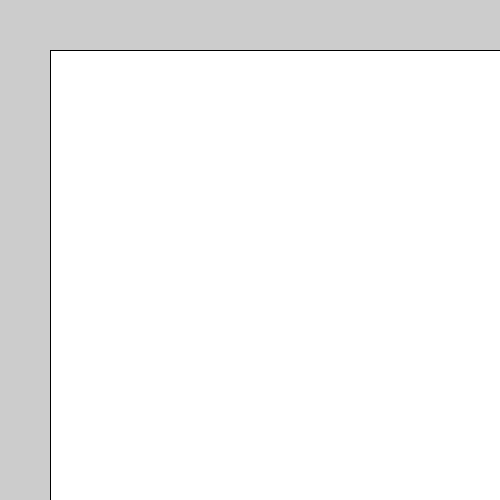
Frame 1 (no input)
Frame 60 (the mouse pressed at the canvas centre just before this capture): identical to frame 1, image omitted
Frame 120 (the mouse held since frame 60 and released just before this capture): identical to frame 1, image omitted

The Processing sketch that drew this single still picture (run headless with seeded random() and noise(); from frame 60 on, the mouse is pressed at the canvas centre):

// Processing sketch: sublime_test
// ── sublime_test.pde
void setup(){
	size( 500, 500);
}

void draw(){
		
   rect(50, 50, width, height);
}
